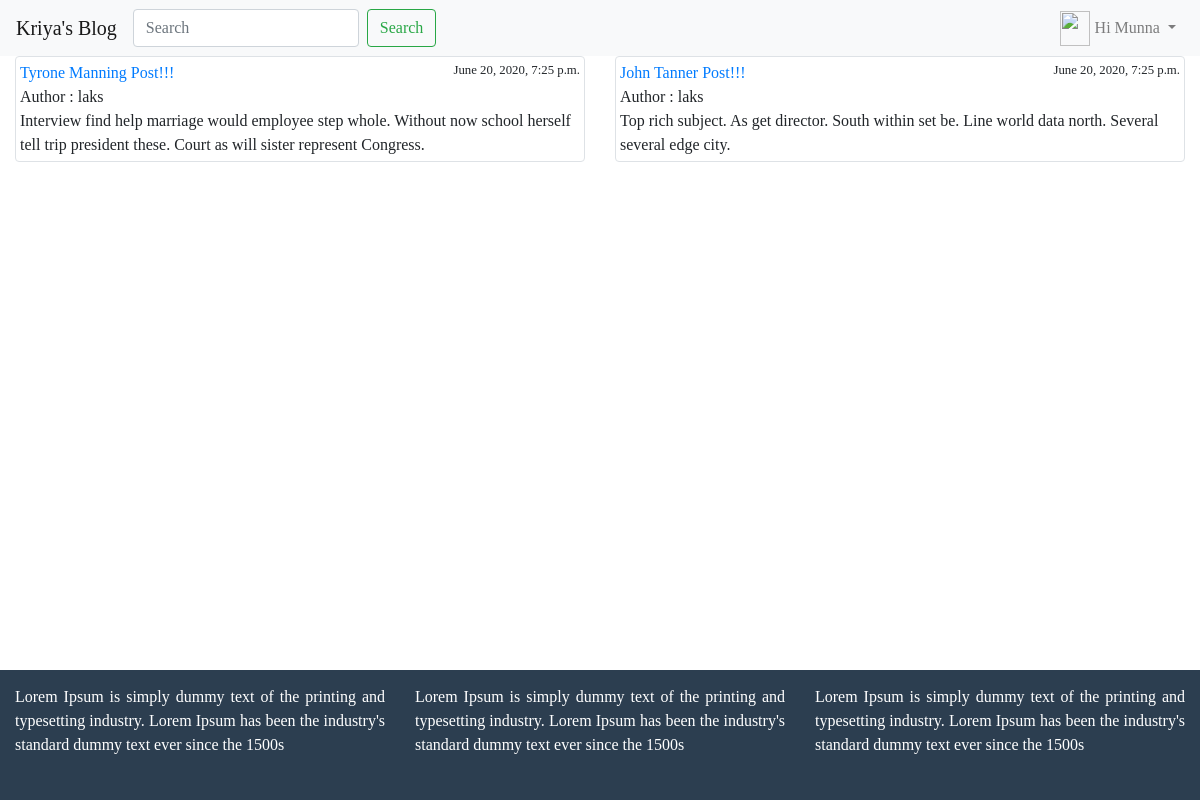
The app's page /blog/favourite/ (signed in) with its own data.
### blog/models.py (models this page shows, shortened)
class Post(models.Model):
    objects = models.Manager()
    published= PublishedManager()
    STATUS_CHOICES = (
        ('draft','Draft'),
        ('published','Published')
    )
    title = models.CharField(max_length=120)
    slug = models.SlugField(max_length=120)
    author = models.ForeignKey(User, on_delete=models.CASCADE ,related_name="blog_posts")
    body = models.TextField()
    likes = models.ManyToManyField(User, related_name='likes',blank=True)
    created = models.DateTimeField(auto_now_add=True)
    updated = models.DateTimeField(auto_now=True)
    status = models.CharField(max_length=10,choices=STATUS_CHOICES, default='draft')
    restrict_comment = models.BooleanField(default=False)
    favourite = models.ManyToManyField(User, related_name='favourite',blank=True)
    class Meta:
        ordering = ['-id']
    def get_absolute_url(self):
        return reverse("blog:post_detail", args=[self.id, self.slug])

### blog/views.py (the view)
# urls.py: url(r'favourite/$', views.post_favourite_list , name="post_favourite_list"),
def post_favourite_list(request):
    user = request.user
    favourite_posts = user.favourite.all()
    context = {
        'favourite_posts': favourite_posts,
    }
    return render(request, 'blog/post_favourite_list.html', context)

### templates/blog/post_favourite_list.html (shortened to what this page needs)
{% extends 'blog/base.html' %}
{% block content %}
<div class="row">
  {% for p in favourite_posts %}
    <div class="col-md-6">
      <div class="img-thumbnail">
        <a href="{{ p.get_absolute_url }}">{{ p.title }}</a><small style="float:right">{{ p.created }}</small><br>
        Author : {{ p.author }}<br>
        {{ p.body }}
      </div>
    <br>
  </div>
  {% empty %}
  <div class="container-fluid">
    <h3>NO favourite post Found </h3>
  </div>
  {% endfor %}
</div>
{% endblock %}

### templates/blog/navbar.html (shortened to what this page needs)
<nav class="navbar navbar-expand-lg navbar-light bg-light">
<a class="navbar-brand" href="{% url 'post_list' %}">Kriya's Blog</a>
<div class="collapse navbar-collapse" id="navbarSupportedContent">
  <ul class="navbar-nav mr-auto">
    <form class="form-inline my-2 my-lg-0" action='{% url 'post_list' %}'>
      <input class="form-control mr-sm-2" type="search" placeholder="Search" aria-label="Search" name='q'>
      <button class="btn btn-outline-success my-2 my-sm-0" type="submit">Search</button>
    </form>
  </ul>
  <ul class="navbar-nav">
    {% if request.user.is_authenticated %}
    <li class="nav-item dropdown">
      <a class="nav-link dropdown-toggle" href="#" id="navbarDropdown" role="button" data-toggle="dropdown" aria-haspopup="true" aria-expanded="false">
        {% if request.user.profile.photo %}
          <img src="{{ request.user.profile.photo.url }}" alt="" class="navbar-img">
        {% else %}
          <img src="/media/default-avatar.png" alt="" class="navbar-img">
        {% endif %}
        <span>Hi {{ request.user|capfirst }}</span>
      </a>
    </li>
    {% else %}
    <li class="nav-item">
      <a href="{% url 'user_login' %}" class="nav-link">Login</a>
    </li>
    {% endif %}
  </ul>
</div>
</nav>

### static/blog/style.css (style rules this page uses)
html { position: relative; min-height: 100%; }
body { font-family: 'Lucida Casaul', 'Comic Sans MS'; margin-bottom: 160px; }
.navbar-img { width: 30px; height: 35px; float: left; background-size: auto 100%; margin-top: -5px; margin-right: 5px; }

### records on screen
Post: title "Tyrone Manning Post!!!", created "June 20, 2020, 7:25 p.m.", author "laks", body "Interview find help marriage would employee step whole. Without now school herself tell trip president these. Court as will sister represent Congress."
Post: title "John Tanner Post!!!", created "June 20, 2020, 7:25 p.m.", author "laks", body "Top rich subject. As get director. South within set be. Line world data north. Several several edge city."

### other values on screen
{{ request.user|capfirst }} "Munna"
